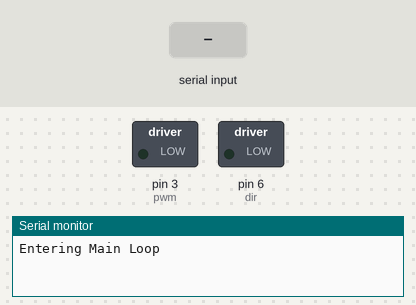
Bench run of a sketch on a simulated Arduino Uno, built with avr-gcc and run on an emulated ATmega328P. Parts: switched loads named in the sketch (green lamp = pin HIGH), the last lines printed to the serial monitor. The inputs (shaded band) are chosen by the test bench.

Above: at 1.2 s.
1.3 s: "w" received over Serial
At 1.9 s:
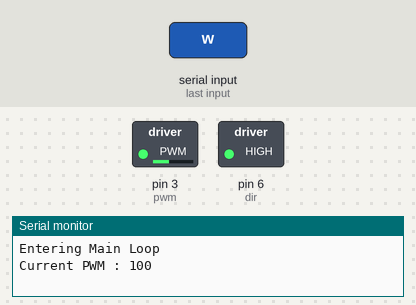
2.8 s: "s" received over Serial
At 3.1 s:
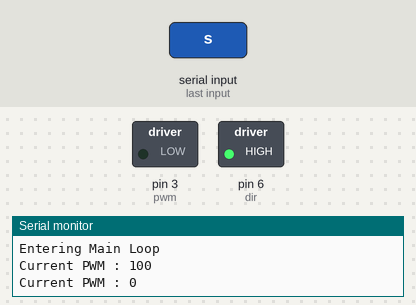
4.3 s: "s" received over Serial
At 5.4 s:
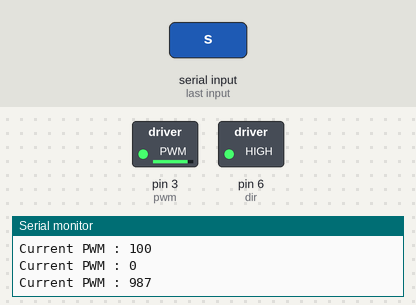
5.8 s: "d" received over Serial
At 6.6 s:
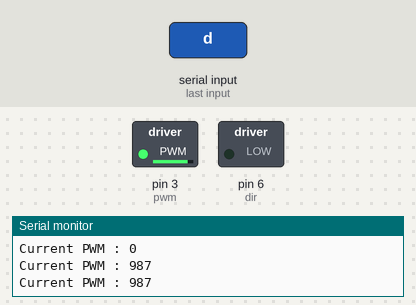
7.3 s: "w" received over Serial
At 7.7 s:
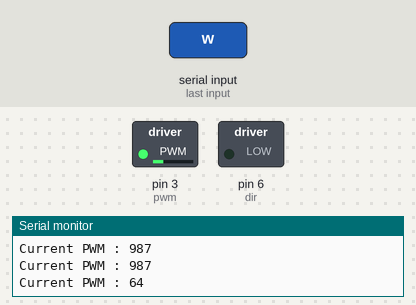
8.8 s: "a" received over Serial
At 10.0 s:
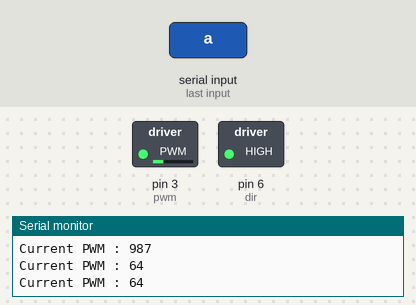
Timing chart, 0 to 11.3 s (numbered marks = the images above; inputs shaded):
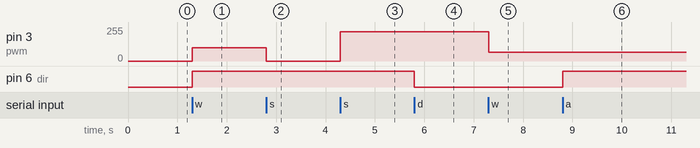

The sketch:

moteur_DC.ino
```cpp
int pwm = 3;  //Motor PWM pin
int dir = 6;  //Motor direction pin
bool currentDirection = HIGH;
unsigned int currentSpeed = 0;

void setup() {
  pinMode(dir, OUTPUT);
  Serial.begin(9600);
  analogWrite(pwm, currentSpeed); //0 to 1023
  Serial.println("Entering Main Loop");

}

void loop() {
  if (Serial.available() > 0)
   {
     char inChar = (char)Serial.read();

     if (inChar == 'w') // appuyer sur une touche sur votre clavier
     {
       currentSpeed = (currentSpeed + 100) % 1023;
     }
     else if(inChar == 's')
     {
      currentSpeed = (currentSpeed - 100) % 1023;
     }
     else if(inChar == '0')
     {
      currentSpeed = 0;
     }
     else if(inChar == 'a')
     {
      currentDirection = HIGH;
     }
     else if(inChar == 'd')
     {
      currentDirection = LOW;
     }
     Serial.print("Current PWM : ");
     Serial.println(currentSpeed);
     analogWrite(pwm, currentSpeed); //0 to 1023 to set motor's pwm
     digitalWrite(dir, currentDirection);
   }
}
```

Measured:
- after the input at 1.3 s, pin 3 (pwm): 0/255 → 100/255 at once; pin 6 (dir): LOW → HIGH at once
- after the input at 2.8 s, pin 3 (pwm): 100/255 → 0/255 at once
- after the input at 4.3 s, pin 3 (pwm): 0/255 → 219/255 at once
- after the input at 5.8 s, pin 6 (dir): HIGH → LOW at once
- after the input at 7.3 s, pin 3 (pwm): 219/255 → 64/255 at once
- after the input at 8.8 s, pin 6 (dir): LOW → HIGH at once
